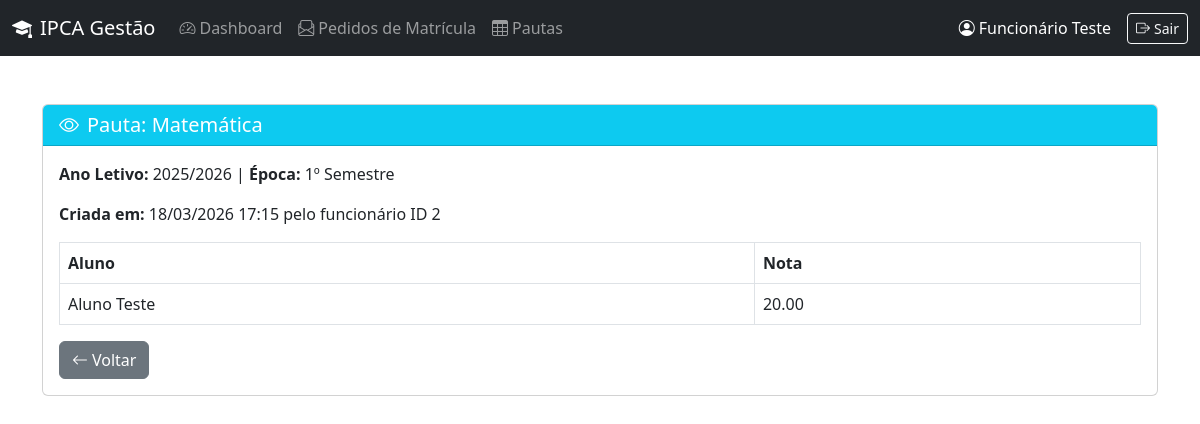
Page /funcionario/ver_pauta.php?id=1 (signed in) on the committed database.
### tables this page shows
CREATE TABLE `pauta` (
  `id` int(11) NOT NULL,
  `id_disciplina` int(11) NOT NULL,
  `ano_letivo` varchar(9) NOT NULL,
  `epoca` varchar(50) NOT NULL,
  `data_criacao` datetime DEFAULT current_timestamp(),
  `id_funcionario_criador` int(11) NOT NULL
);

CREATE TABLE `disciplinas` (
  `Id_disciplina` int(11) NOT NULL,
  `nome_disciplina` text NOT NULL
);

CREATE TABLE `nota` (
  `id` int(11) NOT NULL,
  `id_pauta` int(11) NOT NULL,
  `id_aluno` int(11) NOT NULL,
  `nota` decimal(5,2) DEFAULT NULL,
  `observacoes` text DEFAULT NULL,
  `data_lancamento` datetime DEFAULT current_timestamp() ON UPDATE current_timestamp()
);

CREATE TABLE `utilizadores` (
  `id` int(11) NOT NULL,
  `nome` varchar(100) NOT NULL,
  `email` varchar(100) NOT NULL,
  `password` varchar(255) NOT NULL,
  `role` enum('aluno','funcionario','gestor','admin') NOT NULL,
  `data_registo` timestamp NOT NULL DEFAULT current_timestamp()
);

### funcionario/ver_pauta.php (the view, shortened to what this page needs)
<?php
require_once '../includes/config.php';
$id_pauta = $_GET['id'] ?? 0;
$stmt = $pdo->prepare("
    SELECT p.*, d.nome_disciplina
    FROM pauta p
    JOIN disciplinas d ON p.id_disciplina = d.Id_disciplina
    WHERE p.id = ?
");
$stmt->execute([$id_pauta]);
$pauta = $stmt->fetch();
$notas = $pdo->prepare("
    SELECT n.*, u.nome AS aluno_nome
    FROM nota n
    JOIN utilizadores u ON n.id_aluno = u.id
    WHERE n.id_pauta = ?
    ORDER BY u.nome
");
$notas->execute([$id_pauta]);
$notas = $notas->fetchAll();
?>
<!DOCTYPE html>
<html lang="pt">
<head>
    <link href="https://cdn.jsdelivr.net/npm/bootstrap@5.3.0/dist/css/bootstrap.min.css" rel="stylesheet">
    <link rel="stylesheet" href="https://cdn.jsdelivr.net/npm/bootstrap-icons@1.11.1/font/bootstrap-icons.css">
</head>
<body>
    <?php include '../includes/navbar.php'; ?>
    <div class="container mt-5">
        <div class="card">
            <div class="card-header bg-info text-white">
                <h5 class="mb-0"><i class="bi bi-eye me-2"></i>Pauta: <?= htmlspecialchars($pauta['nome_disciplina']) ?></h5>
            </div>
            <div class="card-body">
                <p><strong>Ano Letivo:</strong> <?= $pauta['ano_letivo'] ?> | <strong>Época:</strong> <?= $pauta['epoca'] ?></p>
                <p><strong>Criada em:</strong> <?= date('d/m/Y H:i', strtotime($pauta['data_criacao'])) ?> pelo funcionário ID <?= $pauta['id_funcionario_criador'] ?></p>
                <div class="table-responsive">
                    <table class="table table-bordered">
                        <thead>
                            <tr>
                                <th>Aluno</th>
                                <th>Nota</th>
                            </tr>
                        </thead>
                        <tbody>
                            <?php foreach ($notas as $n): ?>
                            <tr>
                                <td><?= htmlspecialchars($n['aluno_nome']) ?></td>
                                <td><?= $n['nota'] !== null ? $n['nota'] : '-' ?></td>
                            </tr>
                            <?php endforeach; ?>
                        </tbody>
                    </table>
                </div>
                <a href="pautas.php" class="btn btn-secondary"><i class="bi bi-arrow-left me-1"></i>Voltar</a>
            </div>
        </div>
    </div>
</body>
</html>

### rows in the picture
pauta: id_disciplina.nome_disciplina "Matemática", ano_letivo "2025/2026", epoca "1º Semestre", data_criacao "18/03/2026 17:15", id_funcionario_criador "2"
nota: id_aluno.nome "Aluno Teste", nota "20.00"

### other values in the picture
$_SESSION['user_name'] "Funcionário Teste"
